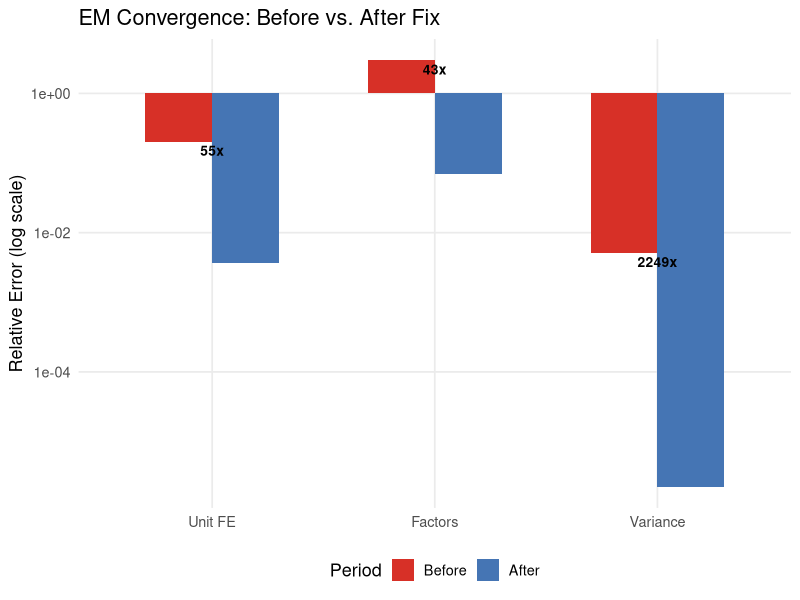

Reproduce this figure in R.
#!/usr/bin/env Rscript
## Reproduce the convergence before/after figure from the paper

library(ggplot2)

df <- data.frame(
  Component = rep(c("Unit FE", "Factors", "Variance"), each = 2),
  Period    = rep(c("Before", "After"), 3),
  Error     = c(2.03e-1, 3.72e-3, 2.99, 6.89e-2, 5.07e-3, 2.25e-6)
)
df$Component <- factor(df$Component,
                       levels = c("Unit FE", "Factors", "Variance"))
df$Period <- factor(df$Period, levels = c("Before", "After"))

p <- ggplot(df, aes(x = Component, y = Error, fill = Period)) +
  geom_col(position = "dodge", width = 0.6) +
  scale_y_log10(labels = scales::scientific) +
  scale_fill_manual(values = c(Before = "#d73027", After = "#4575b4")) +
  theme_minimal(base_size = 13) +
  theme(legend.position = "bottom",
        panel.grid.minor = element_blank()) +
  labs(y = "Relative Error (log scale)", x = NULL,
       title = "EM Convergence: Before vs. After Fix") +
  annotate("text", x = 1, y = 0.15,   label = "55x",   size = 3.5, fontface = "bold") +
  annotate("text", x = 2, y = 2.2,    label = "43x",   size = 3.5, fontface = "bold") +
  annotate("text", x = 3, y = 3.8e-3, label = "2249x", size = 3.5, fontface = "bold")

ggsave("figures/fect-convergence.png", p, width = 6, height = 4, dpi = 300)
cat("Figure saved to figures/fect-convergence.png\n")
